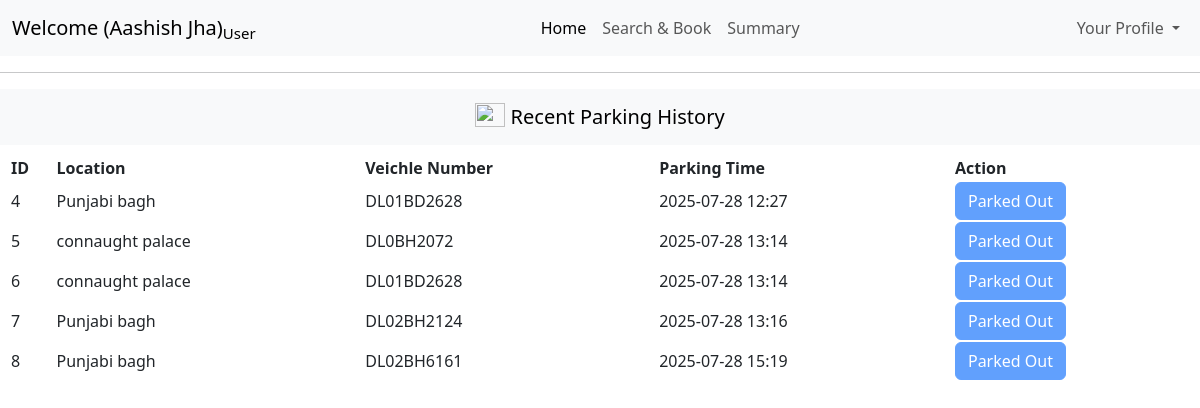
Page /user/dashboard (signed in) on the committed database.
### models/models.py (models this page shows)
class ReserveParkingSpot(db.Model):
    id=db.Column(db.Integer(),primary_key=True)
    spotid=db.Column(db.Integer(),nullable=False)
    lotid=db.Column(db.Integer(),nullable=False)
    email=db.Column(db.String(25),nullable=False)
    veichleNumber=db.Column(db.String(50),nullable=True)
    parking_time=db.Column(db.DateTime,nullable=False,default=datetime.UTC)
    release_time=db.Column(db.DateTime,nullable=True)
    parkingcost=db.Column(db.Integer(),nullable=True,default=0)
    ispaid=db.Column(db.Integer(),default=0)

class ParkingLot(db.Model):
    id=db.Column(db.Integer(),primary_key=True)
    location_name = db.Column(db.String(250),nullable=False)
    pincode=db.Column(db.Integer(),nullable=False)
    price=db.Column(db.Integer(),nullable=False)
    max_spots=db.Column(db.Integer(),nullable=False)
    address=db.Column(db.String(250),nullable=False)
    occupied=db.Column(db.Integer(),default=0)

### controllers/controllers.py (the view)
@controllers.route("/user/dashboard", methods=['GET','POST'])
def userdashboard():
    status = session.get("status")
    if status is not None and int(status) > 0:
        useremail=session.get("email")
        recentParkingHistory = db.session.query(
            ReserveParkingSpot.id,
            ReserveParkingSpot.lotid,
            ReserveParkingSpot.spotid,
            ReserveParkingSpot.parking_time,
            ReserveParkingSpot.ispaid,
            ReserveParkingSpot.veichleNumber,
            ParkingLot.location_name
        ).join(ParkingLot,ReserveParkingSpot.lotid==ParkingLot.id)\
        .filter(ReserveParkingSpot.email==useremail)\
        .all()
        return render_template("userdashboard.html",recentParkingHistory=recentParkingHistory)
    else:
        return redirect("/login")

### templates/userdashboard.html (shortened to what this page needs)
<!DOCTYPE html>
<html lang="en">
<head>
    <link href="https://cdn.jsdelivr.net/npm/bootstrap@5.3.7/dist/css/bootstrap.min.css" rel="stylesheet">
</head>
<body>
    <nav class="navbar navbar-expand-lg bg-body-tertiary">
  <div class="container-fluid">
    <a class="navbar-brand " href="#">Welcome ({{session['fullname']}})<sub>User</sub></a>
    <div class="collapse navbar-collapse" id="navbarNavDropdown">
      <ul class="navbar-nav ms-auto">
        <li class="nav-item">
          <a class="nav-link active" aria-current="page" href="#">Home</a>
        </li>
        <li class="nav-item">
          <a class="nav-link" href="/user/dashboard/searchandbook">Search & Book</a>
        </li>
        <li class="nav-item">
          <a class="nav-link" href="/user/dashboard/summary">Summary</a>
        </li>
    </ul>
    <ul class="navbar-nav ms-auto">
        <li class="nav-item dropdown">
          <a class="nav-link dropdown-toggle" href="#" role="button" data-bs-toggle="dropdown" aria-expanded="false">
            Your Profile
          </a>
        </li>
      </ul>
    </div>
  </div>
</nav>
<hr>
<nav class="navbar bg-body-tertiary">
  <div class="container-fluid text-center">
    <a class="navbar-brand mx-auto " href="#">
      <img src="https://images.pexels.com/photos/164634/pexels-photo-164634.jpeg?_gl=1*1rfblvq*_ga*MTY5NDc0NzA3NC4xNzUzMjk4NzE5*_ga_8JE65Q40S6*czE3NTMyOTg3MTgkbzEkZzEkdDE3NTMyOTg3MjMkajU1JGwwJGgw" width="30" height="24" class="d-inline-block align-text-top" style="align-content: center;">
      Recent Parking History
    </a>
</div>
</nav>
<table style="width: 100%; margin: 10px;">
  <th>ID</th>
  <th>Location</th>
  <th>Veichle Number</th>
  <th>Parking Time</th>
  <th>Action</th>
  {%for i in recentParkingHistory%}
  <tr>
    <td>{{i[0]}}</td>
    <td>{{i[6]}}</td>
    <td>{{i[5]}}</td>
    <td>{{i[3].strftime('%Y-%m-%d %H:%M') }}</td>
    <td>
      {%if i[4]==0%}
        <a href="/user/dashboard/releasespot/{{i[0]}}" class="btn btn-danger" >
        Release
        </a>
      {%else%}
        <button class="btn btn-primary" disabled >Parked Out</button>
        {%endif%}
    </td>
  </tr>
  {%endfor%}
</table>
</body>
</html>

### rows in the picture
ReserveParkingSpot: id "4", location_name "Punjabi bagh", veichleNumber "DL01BD2628", parking_time "2025-07-28 12:27", ispaid "Parked Out"
ReserveParkingSpot: id "5", location_name "connaught palace", veichleNumber "DL0BH2072", i "2025-07-28 13:14", ispaid "Parked Out"
ReserveParkingSpot: id "6", location_name "connaught palace", veichleNumber "DL01BD2628", i "2025-07-28 13:14", ispaid "Parked Out"
ReserveParkingSpot: id "7", location_name "Punjabi bagh", veichleNumber "DL02BH2124", parking_time "2025-07-28 13:16", ispaid "Parked Out"
ReserveParkingSpot: id "8", location_name "Punjabi bagh", veichleNumber "DL02BH6161", parking_time "2025-07-28 15:19", ispaid "Parked Out"

### other values in the picture
{{ session['fullname'] }} "Aashish Jha"
